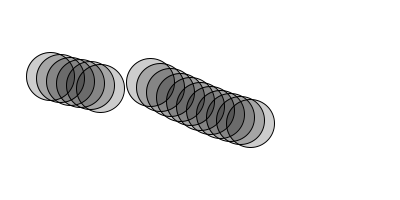
Frame 1 (no input)
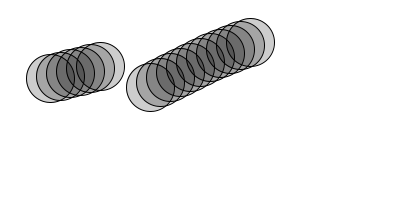
Frame 60 (the mouse pressed at the canvas centre just before this capture)
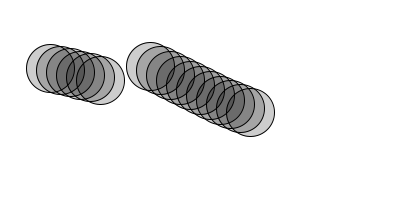
Frame 120 (the mouse held since frame 60 and released just before this capture)

The Processing sketch that drew these frames (run headless with seeded random() and noise(); from frame 60 on, the mouse is pressed at the canvas centre):

// Processing sketch: exercise_10
// ── exercise_10.pde
Wave wave[];

void setup() {
  size(400, 200);

  wave = new Wave[2];
  wave[0] = new Wave(new PVector(150, 30), 100, 100);
  wave[1] = new Wave(new PVector(50, 50), 50, 50);
}

void draw() {
  background(255);

  for (int i = 0; i < wave.length; i++) {
    wave[i].display();
  }
}
// ── Wave.pde
class Wave {

  PVector origin;
  float amplitude;
  float period;
  float startAngle;
  float angleVel;

  Wave(PVector o, float a, float p) {
    origin = o.copy();
    amplitude = a;
    period = p;
    startAngle = 0.0;
    angleVel = 0.1;
  }

  void display() {
    startAngle += 0.05;
    float angle = startAngle;

    for (int x = 0; x <= period; x += 10) {
      float y = map(sin(angle), -1, 1, 0, amplitude);

      stroke(0);
      fill(0, 50);
      ellipse(origin.x + x, origin.y + y, 48, 48);

      angle += angleVel;
    }
  }
}
